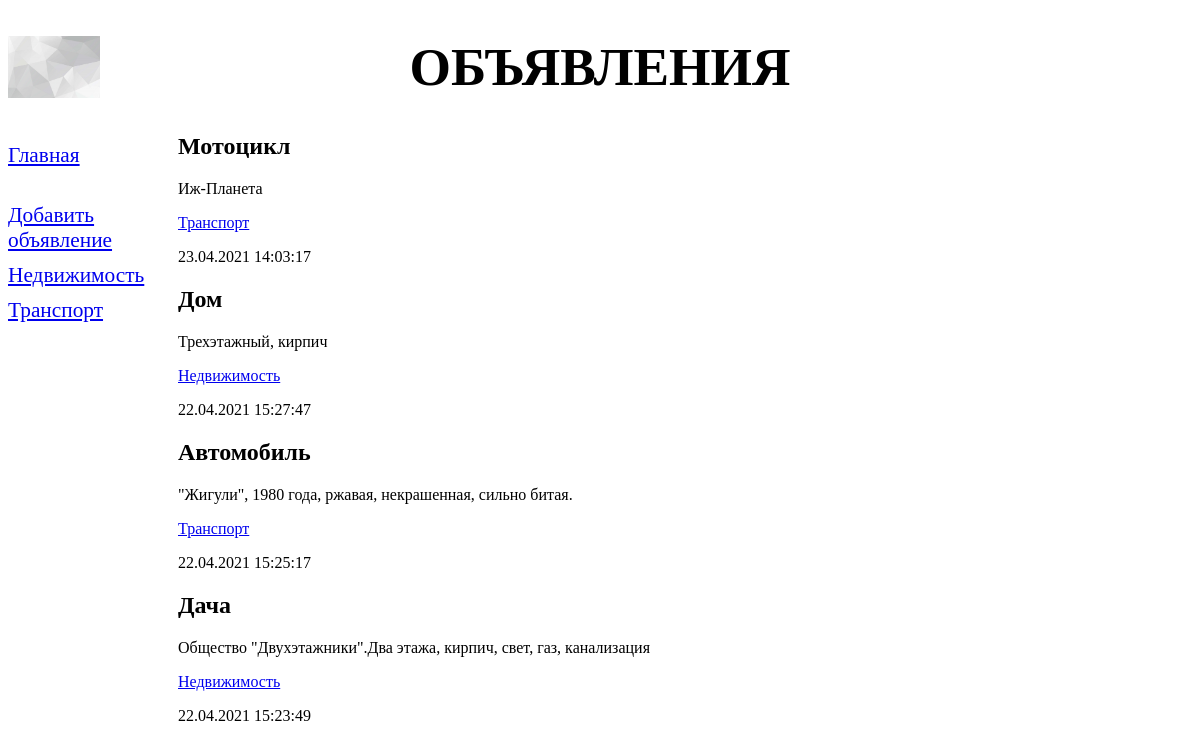
Page /bboard/ on the earlier database version.
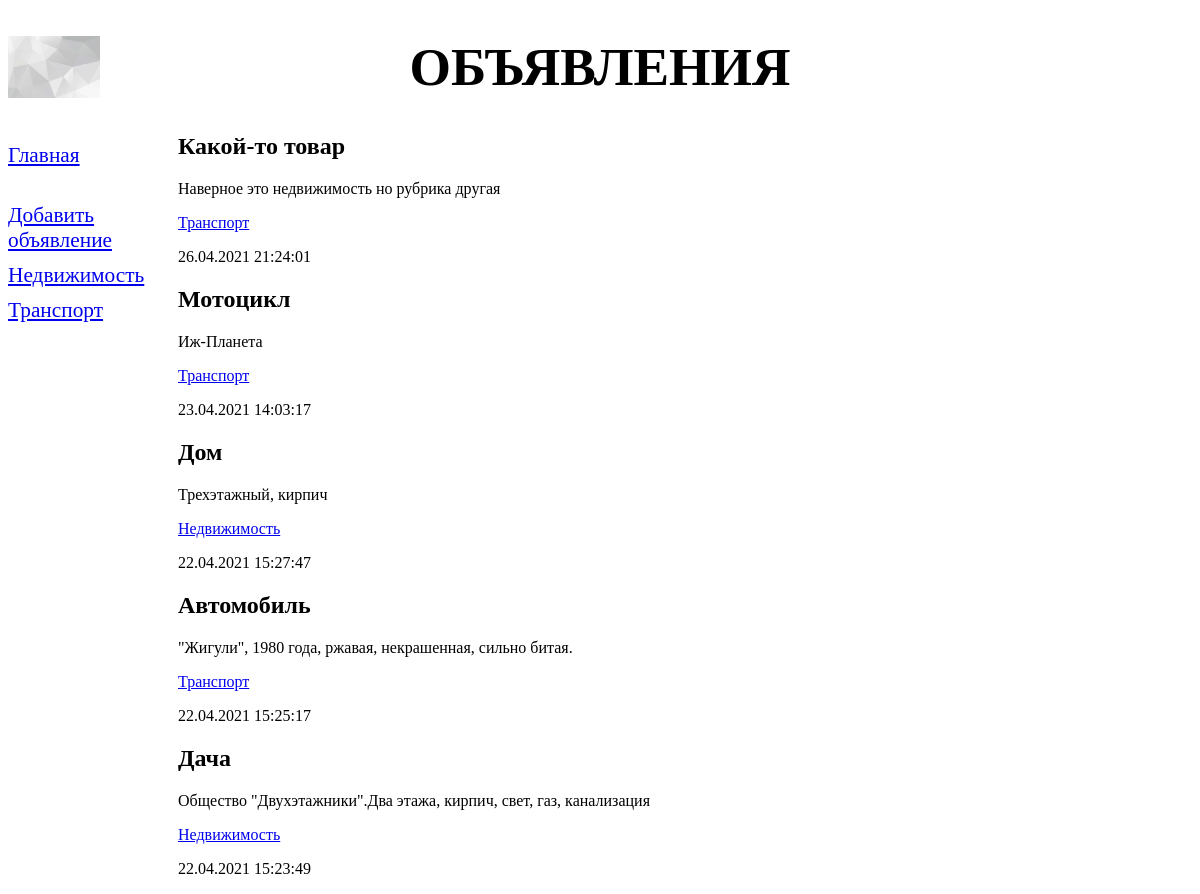
Same page on the later database version.
### bboard/models.py (models this page shows, shortened)
class Rubric(models.Model):
    name = models.CharField(max_length=20, db_index = True,
                            verbose_name='Название')
    class Meta:
        verbose_name_plural = 'Рубрики'
        verbose_name = 'Рубрика'
        ordering = ['name']

class Bb(models.Model):
    rubric = models.ForeignKey('Rubric', null=True,
                               on_delete=models.PROTECT,verbose_name='Рубрика')
    title = models.CharField(max_length=50, verbose_name='Товар')
    content = models.TextField(null=True,blank=True, verbose_name='Описание')
    price = models.FloatField(null=True,blank=True, verbose_name='Цена')
    published = models.DateTimeField(auto_now_add=True,db_index=True, verbose_name='Опубликовано')
    class Meta:
        verbose_name_plural = 'Объявления'
        verbose_name = 'Объявление'
        ordering = ['-published']

### bboard/views.py (the view)
# urls.py: path('',index,name ='index')
def index(request):
    bbs = Bb.objects.all()
    rubrics = Rubric.objects.all()
    context= {'bbs': bbs,'rubrics': rubrics}
    return render(request,'bboard/index.html', context)

### bboard/templates/bboard/index.html
{% extends "layout/basic.html" %}
{% block content %}
{% for bb in bbs %}
<div>
    <h2>{{bb.title}}</h2>
    <p>{{bb.content}}</p>
    <p><a href="{% url 'by_rubric' bb.rubric.pk %}">
    {{bb.rubric.name}}</a></p>
    <p>{{bb.published|date:"d.m.Y H:i:s" }}</p>
</div>
{% endfor %}
{% endblock %}

### bboard/templates/layout/basic.html (shortened to what this page needs)
{% load static %}
<!DOCTYPE html>
<html>
    <head>
        <link rel="stylesheet" type="text/css"
        href="{% static 'bboard/style.css' %}">
    </head>
    <body>
        <header>
            <h1>Объявления</h1>
        </header>
        <nav>
            <a href="{%url 'index'%}">Главная</a>
            <a href="{% url 'add' %}"><br>Добавить объявление</a>
            {% for rubric in rubrics %}
            <a href="{% url 'by_rubric' rubric.pk %}">
            {{rubric.name}}</a>
            {% endfor %}
        </nav>
        <section>
        {% block content %}
        {% endblock %}
        </section>
    </body>
</html>

### bboard/static/bboard/style.css (style rules this page uses)
header h1 { font-size: 40pt; text-transform: uppercase; text-align:center; background:url("bg.jpg") left /auto 100% no-repeat; }
nav { font-size: 16pt; width: 150px; float: left; }
nav a { display: block; margin: 10px 0px; }
section { margin-left: 170px; }

Differences in the rows shown:
added Bb: title "Какой-то товар", content "Наверное это недвижимость но рубрика другая", rubric.name "Транспорт", published "26.04.2021 21:24:01"
